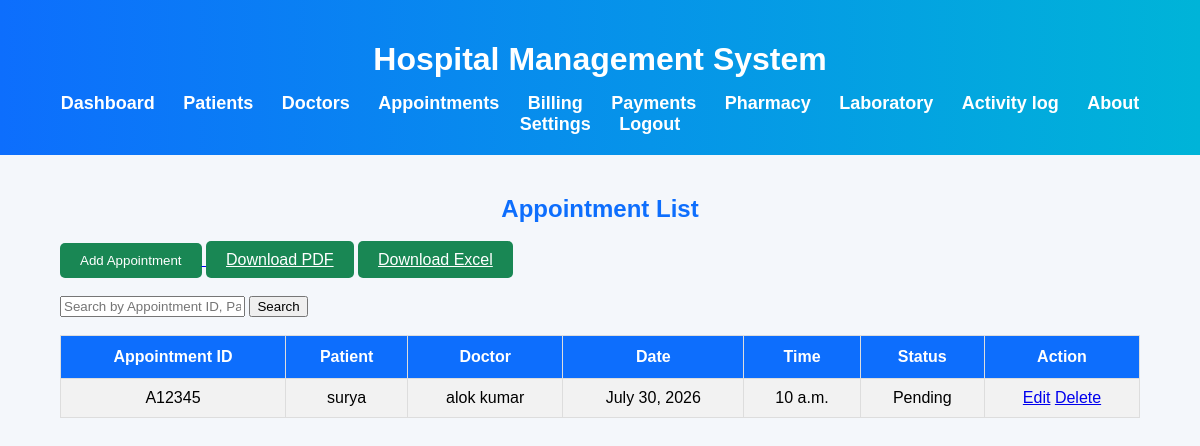
The app's page /appointments/ with its own data.
### patients/models.py (models this page shows, shortened)
class Appointment(models.Model):
    appointment_id = models.CharField(max_length=10, unique=True)
    patient = models.ForeignKey(Patient, on_delete=models.CASCADE)
    doctor = models.ForeignKey(Doctor, on_delete=models.CASCADE)
    appointment_date = models.DateField()
    appointment_time = models.TimeField()
    status = models.CharField(
        max_length=20,
        choices=[
            ('Pending', 'Pending'),
            ('Completed', 'Completed'),
            ('Cancelled', 'Cancelled'),
        ],
        default='Pending'
    )

class Patient(models.Model):
    patient_id=models.CharField(max_length=10,unique=True,null=True,blank=True)
    name=models.CharField(max_length=100)
    age=models.IntegerField()
    gender=models.CharField(max_length=10)
    phone=models.CharField(max_length=15)
    disease=models.CharField(max_length=100)

class Doctor(models.Model):
    doctor_id=models.CharField(max_length=10,unique=True)
    name=models.CharField(max_length=100)
    specialization=models.CharField(max_length=100)
    phone=models.CharField(max_length=10)
    email=models.EmailField()

### patients/views.py (the view)
# urls.py: path('appointments/', views.appointment_list, name='appointment_list'),
def appointment_list(request):
    search = request.GET.get('search')
    if search:
        appointments = Appointment.objects.filter(
            Q(appointment_id__icontains=search) |
            Q(patient__name__icontains=search) |
            Q(doctor__name__icontains=search)
        )
    else:
        appointments = Appointment.objects.all()
    return render(request, 'patients/appointment_list.html', {
        'appointments': appointments,
        'search':search
    })

### patients/templates/patients/appointment_list.html (shortened to what this page needs)
{% load static %}
<!DOCTYPE html>
<html lang="en">
<head>
    <link rel="stylesheet" href="{% static 'css/style.css' %}">
</head>
<body>
<header>
    <h1>Hospital Management System</h1>
    <nav>
        <a href="{% url 'dashboard' %}">Dashboard</a>
        <a href="{% url 'patient_list' %}">Patients</a>
        <a href="{% url 'doctor_list' %}">Doctors</a>
        <a href="{% url 'appointment_list' %}">Appointments</a>
        <a href="{% url 'billing_list' %}">Billing</a>
        <a href="{% url 'payment_list' %}">Payments</a>
        <a href="{% url 'medicine_list' %}">Pharmacy</a>
        <a href="{% url 'laboratory_list' %}">Laboratory</a>
        <a href="{% url 'activity_log' %}">Activity log</a>
        <a href="{% url 'about' %}">About</a>
        <a href="{% url 'settings' %}">Settings</a>
        <a href="{% url 'logout' %}">Logout</a>
    </nav>
</header>
<div class="container">
    <h2>Appointment List</h2>
    <a href="{% url 'add_appointment' %}">
        <button class="btn">Add Appointment</button>
    </a>
    <a href="{% url 'appointment_pdf' %}" class="btn">Download PDF</a>
    <a href="{% url 'appointment_excel' %}" class="btn">Download Excel</a>
    <br><br>
    <form method="GET">
        <input type="text"
               name="search"
               placeholder="Search by Appointment ID, Patient or Doctor"
               value="{{ search|default:'' }}">
        <button type="submit">Search</button>
    </form>
    <br>
    <table border="1" cellpadding="10">
        <tr>
            <th>Appointment ID</th>
            <th>Patient</th>
            <th>Doctor</th>
            <th>Date</th>
            <th>Time</th>
            <th>Status</th>
            <th>Action</th>
        </tr>
        {% for appointment in appointments %}
        <tr>
            <td>{{ appointment.appointment_id }}</td>
            <td>{{ appointment.patient.name }}</td>
            <td>{{ appointment.doctor.name }}</td>
            <td>{{ appointment.appointment_date }}</td>
            <td>{{ appointment.appointment_time }}</td>
            <td>{{ appointment.status }}</td>
            <td>
                <a href="{% url 'edit_appointment' appointment.id %}">Edit</a>
                <a href="{% url 'delete_appointment' appointment.id %}">Delete</a>
            </td>
        </tr>
        {% empty %}
        <tr>
            <td colspan="7" style="text-align:center;color:red;">
                No Appointment Found
            </td>
        </tr>
        {% endfor %}
    </table>
</div>
</body>
</html>

### patients/static/css/style.css (style rules this page uses)
body { margin:0; padding:0; font-family:Arial,sans-serif; background:#f4f7fb; }
.container { width:90%; margin:auto; padding:20px; }
header { background:linear-gradient(90deg,#0d6efd,#00b4d8); color:white; text-align:center; padding:20px; }
header h1 { color:white; margin-bottom:15px; }
nav { margin-top:10px; }
nav a { color:white; text-decoration:none; margin:12px; font-size:18px; font-weight:bold; transition:.3s; }
h2 { text-align:center; color:#0d6efd; }
.btn { background:#198754; color:white; border:none; padding:10px 20px; border-radius:5px; cursor:pointer; }
table { width:100%; border-collapse:collapse; background:white; }
table,th,td { border:1px solid #ddd; }
th { background:#0d6efd; color:white; padding:12px; }
td { padding:10px; text-align:center; }
tr:nth-child(even) { background:#f2f2f2; }

### records on screen
Appointment: appointment_id "A12345", patient.name "surya", doctor.name "alok kumar", appointment_date "July 30, 2026", appointment_time "10 a.m.", status "Pending"
